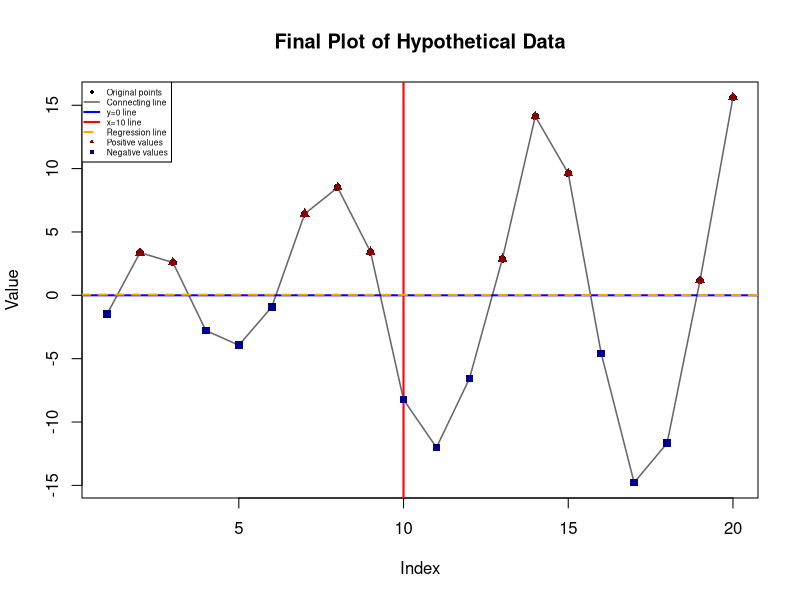

Reproduce this figure in R.
# Name: Diana Lee
# Course: COP2073C – Programming Assignment 4
# Date: September 27, 2026
# Description: Reproduce Section 7.3 steps 1–10 final plot


# Vectors provided in the assignment
x <- 1:20
y <- c(-1.49,3.37,2.59,-2.78,-3.94,-0.92,6.43,8.51,3.41,-8.23,
       -12.01,-6.58,2.87,14.12,9.63,-4.58,-14.78,-11.67,1.17,15.62)

# Step 1: Basic plot
plot(x, y, type = "p", pch = 16, col = "black",
     main = "Final Plot of Hypothetical Data",
     xlab = "Index", ylab = "Value")

# Step 2: Add a line connecting the points
lines(x, y, col = "gray40", lwd = 1.5)

# Step 3: Add a horizontal reference line at y = 0
abline(h = 0, col = "blue", lwd = 2)

# Step 4: Add a vertical reference line at x = 10
abline(v = 10, col = "red", lwd = 2)

# Step 5: Add text label near the highest point
max_index <- which.max(y)
text(x[max_index], y[max_index] + 2, labels = "Peak", col = "darkgreen")

# Step 6: Add text label near the lowest point
min_index <- which.min(y)
text(x[min_index], y[min_index] - 2, labels = "Valley", col = "purple")

# Step 7: Add a regression line
model <- lm(y ~ x)
abline(model, col = "orange", lwd = 2, lty = 2)

# Step 8: Add points highlighting positive values
pos_index <- which(y > 0)
points(x[pos_index], y[pos_index], pch = 17, col = "darkred")

# Step 9: Add points highlighting negative values
neg_index <- which(y < 0)
points(x[neg_index], y[neg_index], pch = 15, col = "darkblue")

# Step 10: Add legend (scaled with cex = 0.5)
legend("topleft",
       legend = c("Original points", "Connecting line", "y=0 line",
                  "x=10 line", "Regression line", "Positive values",
                  "Negative values"),
       col = c("black", "gray40", "blue", "red", "orange",
               "darkred", "darkblue"),
       pch = c(16, NA, NA, NA, NA, 17, 15),
       lty = c(NA, 1, 1, 1, 2, NA, NA),
       lwd = c(NA, 1.5, 2, 2, 2, NA, NA),
       cex = 0.5)
